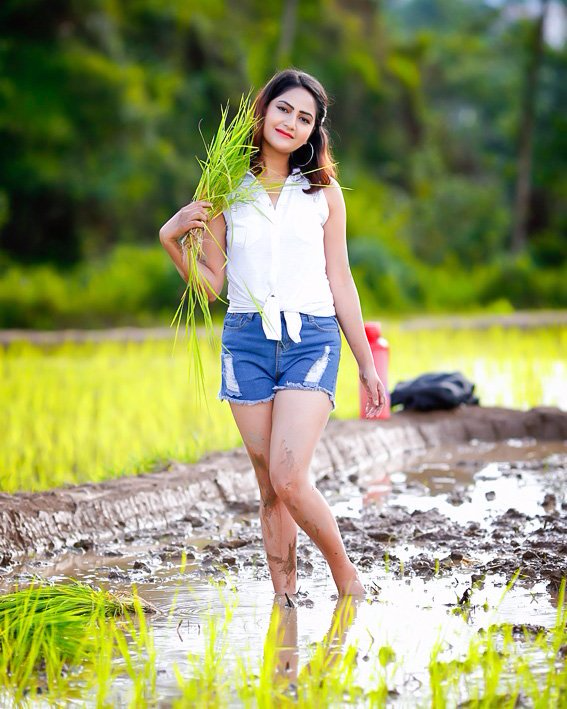
#> input picture computer_vision/basic/open-cv-main/open-cv-main/img_1.png, 567 x 709 px, found by its file name
$ python image_save.py
#> lines starting #> are read from the running program, lines starting #| are printed output that depends on the picture
import cv2

img = cv2.imread(r'C:\\Users\\RADHE RADHE\Desktop\\New folder\\jupyter\\open-cv\\openc2\\img_1.png')
#> img is the input picture: shape (709, 567, 3); mean B, G, R 103.6, 152.6, 147.6
img_1 = cv2.resize(img, (500,500))
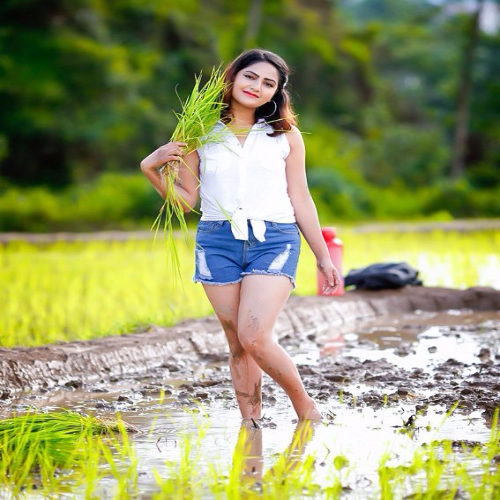
#> img_1: shape (500, 500, 3); mean B, G, R 103.4, 152.5, 147.5
cv2.imwrite(r'C:\\Users\\RADHE RADHE\Desktop\\New folder\\jupyter\\open-cv\\openc2\\New_img.jpg', img_1)
